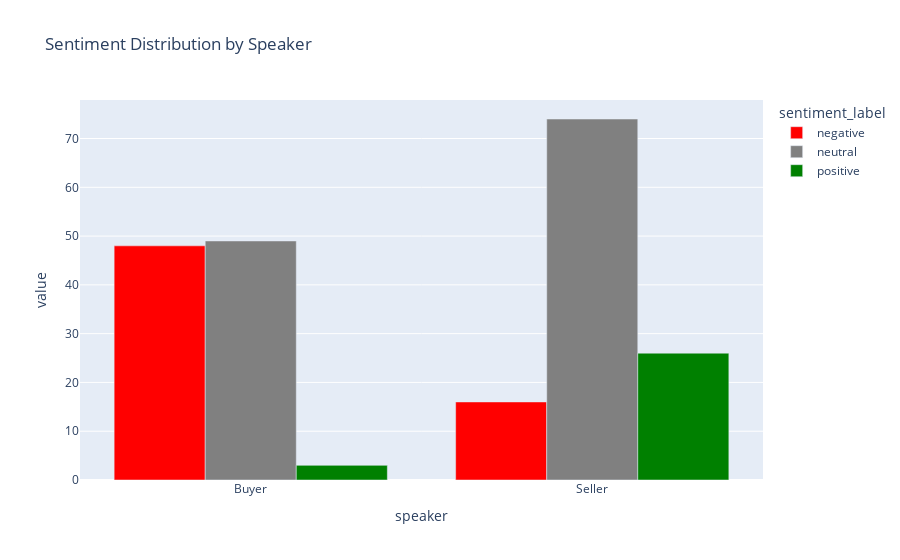

The notebook cell this image was saved under:
### Markdown cell above
## 3. 🧠 NLP & Conversation Analytics

### Code cell
# Sentiment Analysis using lexicon
POSITIVE_WORDS = {'yes', 'great', 'interested', 'love', 'perfect', 'amazing', 'definitely', 
                  'absolutely', 'excellent', 'wonderful', 'impressive', 'excited'}
NEGATIVE_WORDS = {'no', 'not', 'expensive', 'busy', 'later', 'problem', 'issue', 'concern',
                  'difficult', 'impossible', 'reject', 'decline', 'competitor'}

def analyze_sentiment(text):
    """Simple lexicon-based sentiment."""
    if not isinstance(text, str):
        return 'neutral', 0
    words = text.lower().split()
    pos = sum(1 for w in words if w in POSITIVE_WORDS)
    neg = sum(1 for w in words if w in NEGATIVE_WORDS)
    
    if pos > neg:
        return 'positive', (pos - neg) / max(len(words), 1)
    elif neg > pos:
        return 'negative', (neg - pos) / max(len(words), 1)
    return 'neutral', 0

if DATA_LOADED and len(turns_df) > 0 and 'message' in turns_df.columns:
    # Apply to turns
    sentiment_results = turns_df['message'].apply(analyze_sentiment)
    turns_df['sentiment_label'] = [r[0] for r in sentiment_results]
    turns_df['sentiment_score'] = [r[1] for r in sentiment_results]

    # Sentiment by speaker
    sentiment_by_speaker = turns_df.groupby(['speaker', 'sentiment_label']).size().unstack(fill_value=0)

    fig = px.bar(sentiment_by_speaker.reset_index().melt(id_vars='speaker'),
                 x='speaker', y='value', color='sentiment_label',
                 barmode='group', title='Sentiment Distribution by Speaker',
                 color_discrete_map={'positive': 'green', 'negative': 'red', 'neutral': 'gray'})
    fig.show()
else:
    print("⚠️ No conversation data available for sentiment analysis")

### Figure 1 — Plotly figure (JSON) as saved in the notebook; plotly's stock layout.template omitted (floating-point values rounded to 4 significant figures)
{"data": [{"alignmentgroup": "True", "hovertemplate": "sentiment_label=negative<br>speaker=%{x}<br>value=%{y}<extra></extra>", "legendgroup": "negative", "marker": {"color": "red", "pattern": {"shape": ""}}, "name": "negative", "offsetgroup": "negative", "orientation": "v", "showlegend": true, "textposition": "auto", "type": "bar", "x": ["Buyer", "Seller"], "xaxis": "x", "y": [48, 16], "yaxis": "y"}, {"alignmentgroup": "True", "hovertemplate": "sentiment_label=neutral<br>speaker=%{x}<br>value=%{y}<extra></extra>", "legendgroup": "neutral", "marker": {"color": "gray", "pattern": {"shape": ""}}, "name": "neutral", "offsetgroup": "neutral", "orientation": "v", "showlegend": true, "textposition": "auto", "type": "bar", "x": ["Buyer", "Seller"], "xaxis": "x", "y": [49, 74], "yaxis": "y"}, {"alignmentgroup": "True", "hovertemplate": "sentiment_label=positive<br>speaker=%{x}<br>value=%{y}<extra></extra>", "legendgroup": "positive", "marker": {"color": "green", "pattern": {"shape": ""}}, "name": "positive", "offsetgroup": "positive", "orientation": "v", "showlegend": true, "textposition": "auto", "type": "bar", "x": ["Buyer", "Seller"], "xaxis": "x", "y": [3, 26], "yaxis": "y"}], "layout": {"barmode": "group", "legend": {"title": {"text": "sentiment_label"}, "tracegroupgap": 0}, "title": {"text": "Sentiment Distribution by Speaker"}, "xaxis": {"anchor": "y", "domain": [0, 1], "title": {"text": "speaker"}}, "yaxis": {"anchor": "x", "domain": [0, 1], "title": {"text": "value"}}}}
